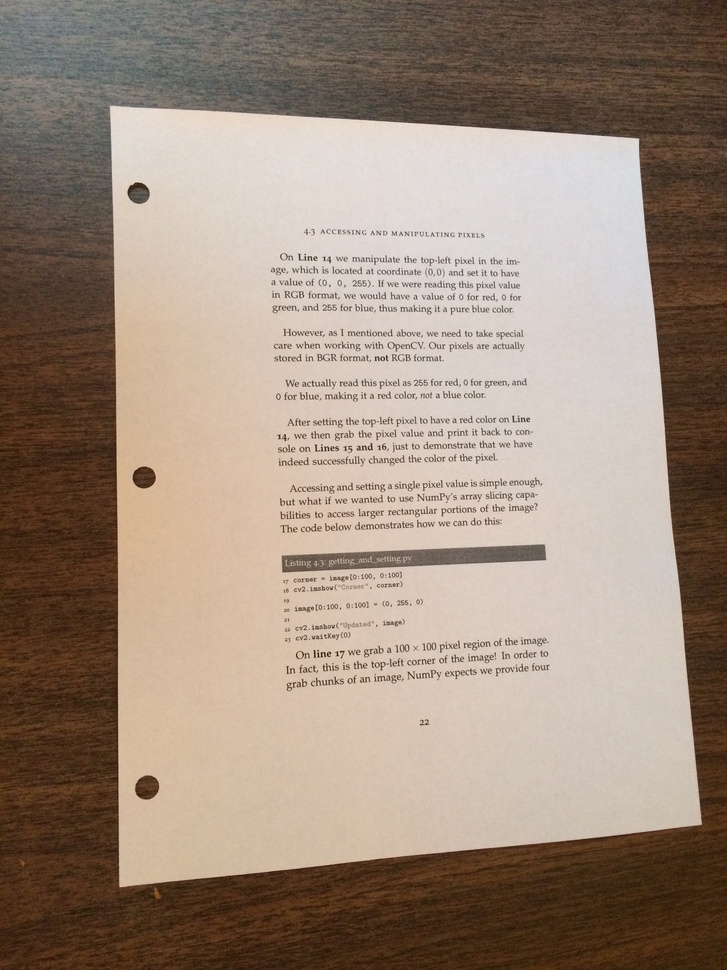
#> input picture img/page.jpg, 727 x 970 px, shrunk from 2448 x 3264 before the run
$ python index.py
#> lines starting #> are read from the running program, lines starting #| are printed output that depends on the picture; after the words box and inside, x2 and y2 are one past the last pixel; in counts of white or black regions, pixels touching at a corner belong together
### utils/index.py
import cv2
import numpy as np


def get_ordered_rect(contour):
    contour = contour.reshape((4, 2))
    # 一共四个坐标点
    rect = np.zeros((4, 2), dtype=np.float32)

    # 按顺序寻找四个坐标点 [0]:左上 [1]:右上 [2]:右下 [3]:左下
    # 计算左上、右下的和，右上、左下的差
    # 左上角坐标和最小，右下角坐标和最大
    s = np.sum(contour, axis=1)
    rect[0] = contour[np.argmin(s)]
    rect[2] = contour[np.argmax(s)]

    diff = np.diff(contour, axis=1)
    rect[1] = contour[np.argmin(diff)]
    rect[3] = contour[np.argmax(diff)]

    return rect


def get_outline(thresh):
    """ 获取目标轮廓（面积最大的外接轮廓）
    """
    kernel = cv2.getStructuringElement(cv2.MORPH_RECT, (5, 5))
    # 闭运算 先膨胀，再腐蚀，可以填充前景物体中的小洞，或者前景物体上的小黑点
    img_closed = cv2.morphologyEx(
        thresh, cv2.MORPH_CLOSE, kernel, iterations=7)

    # 边缘检测
    img_canny = cv2.Canny(img_closed, 100, 200)
    contour, hierarchy = cv2.findContours(
        img_canny, cv2.RETR_EXTERNAL, cv2.CHAIN_APPROX_SIMPLE)

    # 轮廓排序(面积降序)
    contour = sorted(contour, key=cv2.contourArea, reverse=True)

    # 不规则的矩形轮廓
    outline_contour = contour[0]
    return outline_contour


def get_outline_points(contour):
    """ 将轮廓转为四边形(可能非矩形)  """
    peri = cv2.arcLength(contour, True)
    # 获取轮廓四个角点
    return cv2.approxPolyDP(contour, 0.02 * peri, True)


def get_min_rect(contour):
    """ 获取轮廓的最小外接矩形 """
    rect = cv2.minAreaRect(contour)
    box = cv2.boxPoints(rect)
    box = box.astype(np.int32)
    x, y, w, h = cv2.boundingRect(box)
    rect_contour = np.array([
        [0, 0],
        [w, 0],
        [w, h],
        [0, h],
    ], dtype=np.float32)
    size = (w, h)
    return (rect_contour, size)

### index.py
import cv2
import numpy as np
from pathlib import Path
import pytesseract

from utils import index as utils

img_path = Path(__file__).parent / 'img' / 'page.jpg'
img = cv2.imread(str(img_path))
#> img is the input picture: shape (970, 727, 3); mean B, G, R 123.6, 138.7, 156.7
img_gray = cv2.cvtColor(img, cv2.COLOR_BGR2GRAY)
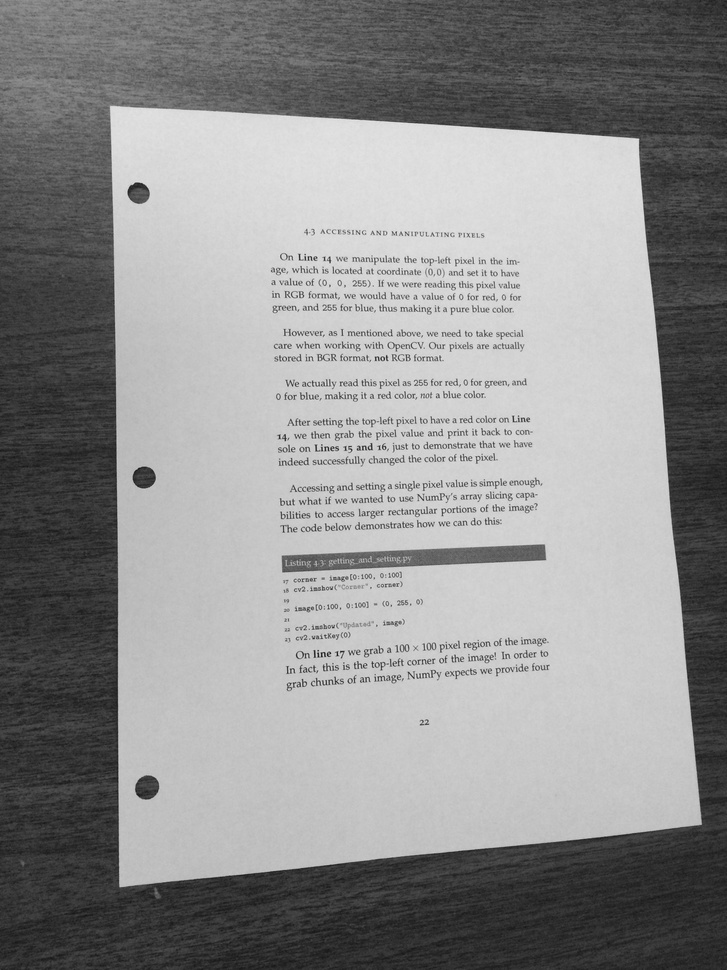
#> img_gray: shape (970, 727); min 20, max 242, mean 142.4

# 二值化
_, img_thresh = cv2.threshold(
    img_gray, 0, 255, cv2.THRESH_BINARY_INV | cv2.THRESH_OTSU)
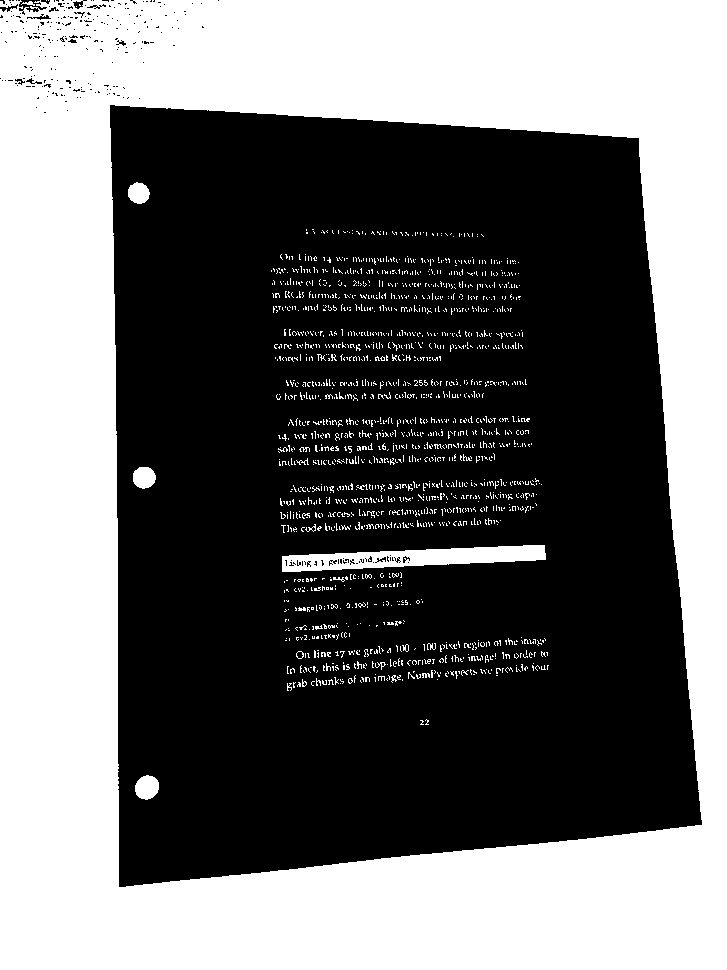
#> img_thresh: shape (970, 727); 44.1% white; 1677 white regions (1642 under 20 px), largest, box (x1, y1, x2, y2) and area: (0, 0, 727, 970) 296856, (282, 545, 546, 572) 3963, (135, 775, 159, 800) 460

outline_contour = utils.get_outline(img_thresh)
#> in get_outline, `img_closed = cv2.morphologyEx( thresh, cv2.MORPH_CLOSE, kernel, iterat..`:
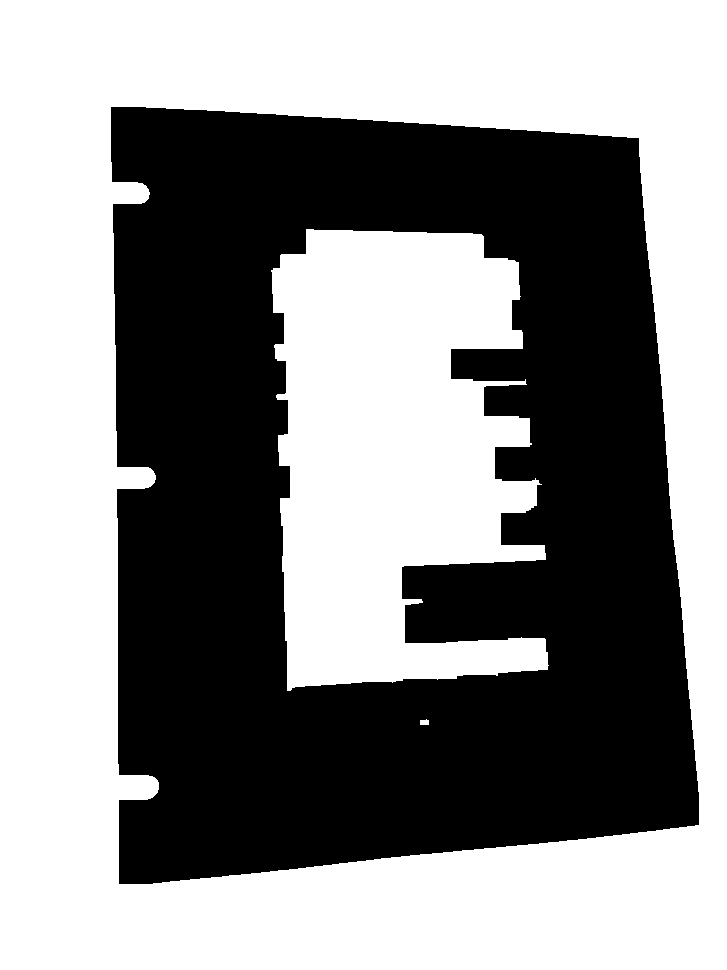
#> img_closed: shape (970, 727); 55.9% white; 1 black region, box (x1, y1, x2, y2) and area: (111, 107, 699, 884) 311205
#> in get_outline, `img_canny = cv2.Canny(img_closed, 100, 200)`:
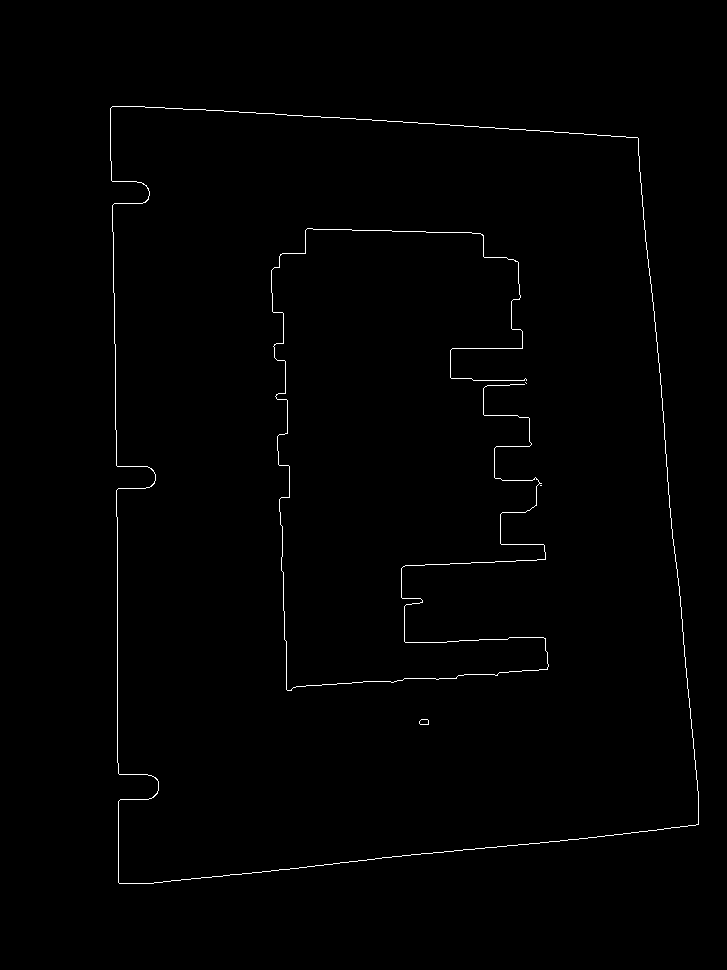
#> img_canny: shape (970, 727); 0.7% white in thin lines or dots, all inside (x1, y1, x2, y2) = (110, 106, 699, 884)
#> in get_outline, `contour, hierarchy = cv2.findContours( img_canny, cv2.RETR_EXTERNAL, c..`: contour = 1 contour; box (x1, y1, x2, y2) and area: (110, 106, 699, 884) 404622
#> in get_outline, `outline_contour = contour[0]`: outline_contour = contour of 373 points, box (x1, y1, x2, y2) (110, 106, 699, 884), area 404622
outline_contour = utils.get_outline_points(outline_contour)
#> in get_outline_points, `peri = cv2.arcLength(contour, True)`: peri = 2837.2
#> outline_contour = [[112, 106], [118, 882], [698, 824], [638, 138]]

min_rect, size = utils.get_min_rect(outline_contour)
#> in get_min_rect, `rect = cv2.minAreaRect(contour)`: rect = ((405.2, 491.8), (580.4, 776), -0.443)
#> in get_min_rect, `box = cv2.boxPoints(rect)`: box = [[118, 882], [112, 106], [692.4, 101.5], [698.4, 877.5]]
#> in get_min_rect, `box = box.astype(np.int32)`: box = [[118, 882], [112, 106], [692, 101], [698, 877]]
#> in get_min_rect, `x, y, w, h = cv2.boundingRect(box)`: x = 112; y = 101; w = 587; h = 782
#> in get_min_rect, `rect_contour = np.array([ [0, 0], [w, 0], [w, h], [0, h], ], dtype=np...`: rect_contour = [[0, 0], [587, 0], [587, 782], [0, 782]]
#> in get_min_rect, `size = (w, h)`: size = (587, 782)
#> min_rect = [[0, 0], [587, 0], [587, 782], [0, 782]]; size = (587, 782)

cv2.drawContours(img, [outline_contour], -1, (0, 0, 255), 2)
cv2.drawContours(img, [min_rect.astype(np.int32)], -1, (0, 255, 0), 2)
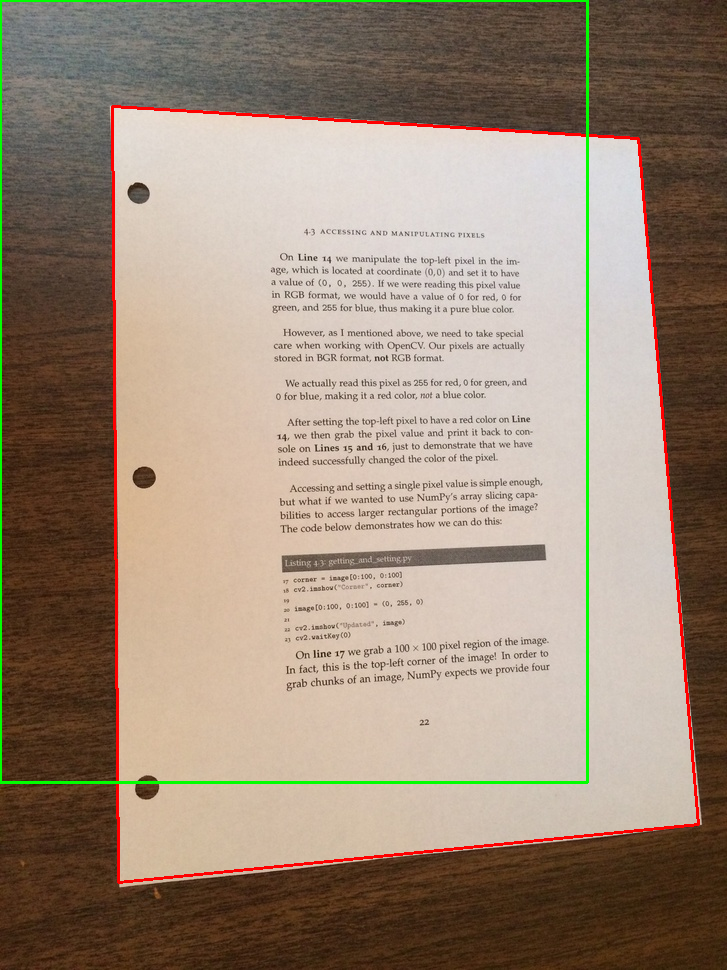
#> img: shape (970, 727, 3); mean B, G, R 121, 138.2, 156.2
cv2.imshow('img', img)

# 计算透视变换矩阵
matrix = cv2.getPerspectiveTransform(
    utils.get_ordered_rect(outline_contour), min_rect)
#> in get_ordered_rect, `contour = contour.reshape((4, 2))`: contour = [[112, 106], [118, 882], [698, 824], [638, 138]]
#> in get_ordered_rect, `s = np.sum(contour, axis=1)`: s = [218, 1000, 1522, 776]
#> in get_ordered_rect, `diff = np.diff(contour, axis=1)`: diff = [-6, 764, 126, -500]
#> matrix = [[0.987, -0.00763, -109.7], [-0.0681, 1.12, -110.9], [-0.000215, 0.000153, 1]]

warped_image = cv2.warpPerspective(img_thresh, matrix, size)
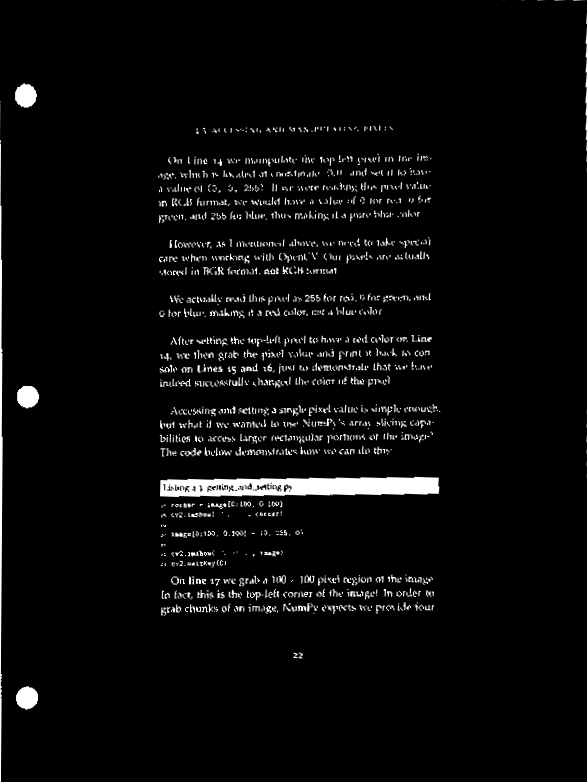
#> warped_image: shape (782, 587); min 0, max 255, mean 9.6


#> (the run stopped early here; a loop or call above may not have finished)
